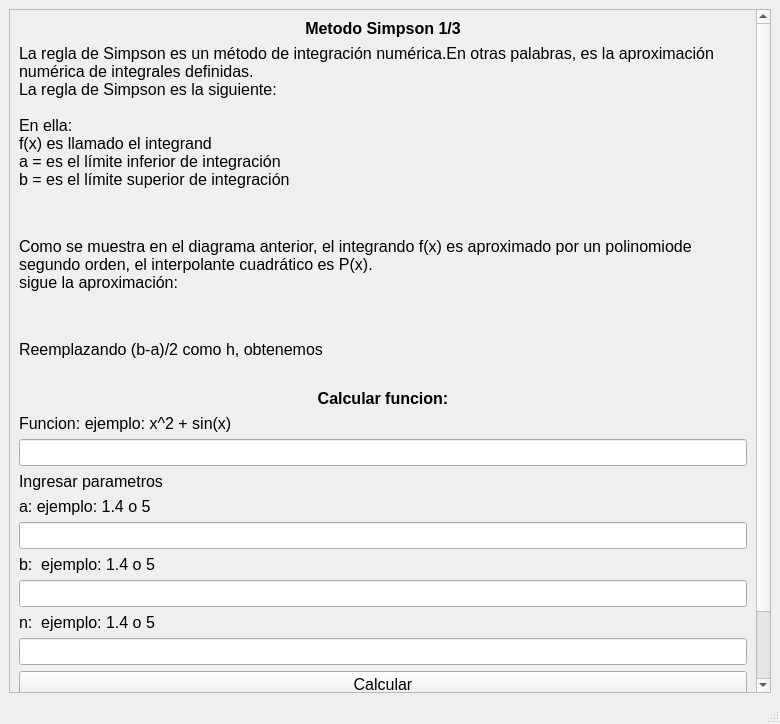
<?xml version="1.0" encoding="UTF-8"?>
<ui version="4.0">
 <class>simpson_13</class>
 <widget class="QMainWindow" name="simpson_13">
  <property name="geometry">
   <rect>
    <x>0</x>
    <y>0</y>
    <width>780</width>
    <height>724</height>
   </rect>
  </property>
  <property name="windowTitle">
   <string>MainWindow</string>
  </property>
  <widget class="QWidget" name="centralwidget">
   <layout class="QVBoxLayout" name="verticalLayout">
    <item>
     <widget class="QScrollArea" name="scrollArea">
      <property name="widgetResizable">
       <bool>true</bool>
      </property>
      <widget class="QWidget" name="scrollAreaWidgetContents">
       <property name="geometry">
        <rect>
         <x>0</x>
         <y>-632</y>
         <width>743</width>
         <height>1336</height>
        </rect>
       </property>
       <layout class="QGridLayout" name="gridLayout">
        <item row="1" column="0">
         <widget class="QLabel" name="lbl_0">
          <property name="font">
           <font>
            <pointsize>12</pointsize>
           </font>
          </property>
          <property name="text">
           <string>La regla de Simpson es un método de integración numérica.En otras palabras, es la aproximación 
numérica de integrales definidas.
La regla de Simpson es la siguiente:

En ella:
f(x) es llamado el integrand
a = es el límite inferior de integración
b = es el límite superior de integración
</string>
          </property>
         </widget>
        </item>
        <item row="21" column="0">
         <widget class="QLabel" name="result_lbl">
          <property name="font">
           <font>
            <pointsize>14</pointsize>
            <weight>75</weight>
            <bold>true</bold>
           </font>
          </property>
          <property name="text">
           <string>...</string>
          </property>
          <property name="alignment">
           <set>Qt::AlignCenter</set>
          </property>
         </widget>
        </item>
        <item row="0" column="0">
         <widget class="QLabel" name="title_lbl">
          <property name="font">
           <font>
            <pointsize>12</pointsize>
            <weight>75</weight>
            <bold>true</bold>
           </font>
          </property>
          <property name="text">
           <string>Metodo Simpson 1/3</string>
          </property>
          <property name="textFormat">
           <enum>Qt::AutoText</enum>
          </property>
          <property name="alignment">
           <set>Qt::AlignCenter</set>
          </property>
         </widget>
        </item>
        <item row="15" column="0">
         <widget class="QLineEdit" name="b_input">
          <property name="font">
           <font>
            <family>Consolas</family>
            <pointsize>12</pointsize>
           </font>
          </property>
          <property name="text">
           <string/>
          </property>
         </widget>
        </item>
        <item row="18" column="0">
         <widget class="QLineEdit" name="n_input">
          <property name="font">
           <font>
            <family>Consolas</family>
            <pointsize>12</pointsize>
           </font>
          </property>
          <property name="text">
           <string/>
          </property>
         </widget>
        </item>
        <item row="6" column="0" alignment="Qt::AlignHCenter">
         <widget class="QLabel" name="img_2">
          <property name="font">
           <font>
            <pointsize>12</pointsize>
           </font>
          </property>
          <property name="styleSheet">
           <string notr="true">brackground-image: url(:/img_3/images/simpson_13/3.png)</string>
          </property>
          <property name="text">
           <string/>
          </property>
          <property name="pixmap">
           <pixmap resource="simpson_13.qrc">:/img_3/images/simpson_13/3.png</pixmap>
          </property>
          <property name="scaledContents">
           <bool>true</bool>
          </property>
         </widget>
        </item>
        <item row="10" column="0">
         <widget class="QLabel" name="lbl_5">
          <property name="font">
           <font>
            <pointsize>12</pointsize>
           </font>
          </property>
          <property name="text">
           <string>Ingresar parametros</string>
          </property>
         </widget>
        </item>
        <item row="4" column="0" alignment="Qt::AlignHCenter">
         <widget class="QLabel" name="img_1">
          <property name="font">
           <font>
            <pointsize>12</pointsize>
           </font>
          </property>
          <property name="styleSheet">
           <string notr="true">brackground-image: url(:/img_2/images/simpson_13/2.png)</string>
          </property>
          <property name="text">
           <string/>
          </property>
          <property name="pixmap">
           <pixmap resource="simpson_13.qrc">:/img_2/images/simpson_13/2.png</pixmap>
          </property>
          <property name="scaledContents">
           <bool>true</bool>
          </property>
         </widget>
        </item>
        <item row="8" column="0">
         <widget class="QLabel" name="lbl_4">
          <property name="font">
           <font>
            <pointsize>12</pointsize>
           </font>
          </property>
          <property name="text">
           <string>Funcion: ejemplo: x^2 + sin(x)</string>
          </property>
         </widget>
        </item>
        <item row="14" column="0">
         <widget class="QLabel" name="lbl_7">
          <property name="font">
           <font>
            <pointsize>12</pointsize>
           </font>
          </property>
          <property name="text">
           <string>b:  ejemplo: 1.4 o 5</string>
          </property>
         </widget>
        </item>
        <item row="5" column="0">
         <widget class="QLabel" name="lbl_2">
          <property name="font">
           <font>
            <pointsize>12</pointsize>
           </font>
          </property>
          <property name="text">
           <string>Reemplazando (b-a)/2 como h, obtenemos</string>
          </property>
         </widget>
        </item>
        <item row="3" column="0">
         <widget class="QLabel" name="lbl_1">
          <property name="font">
           <font>
            <pointsize>12</pointsize>
           </font>
          </property>
          <property name="text">
           <string>Como se muestra en el diagrama anterior, el integrando f(x) es aproximado por un polinomiode 
segundo orden, el interpolante cuadrático es P(x).
sigue la aproximación:
</string>
          </property>
         </widget>
        </item>
        <item row="2" column="0" alignment="Qt::AlignHCenter|Qt::AlignVCenter">
         <widget class="QLabel" name="img_0">
          <property name="enabled">
           <bool>true</bool>
          </property>
          <property name="font">
           <font>
            <pointsize>12</pointsize>
           </font>
          </property>
          <property name="focusPolicy">
           <enum>Qt::NoFocus</enum>
          </property>
          <property name="styleSheet">
           <string notr="true">image: url(:/img_1/images/simpson_13/1.png)</string>
          </property>
          <property name="text">
           <string/>
          </property>
          <property name="pixmap">
           <pixmap resource="simpson_13.qrc">:/img_1/images/simpson_13/1.png</pixmap>
          </property>
          <property name="scaledContents">
           <bool>true</bool>
          </property>
          <property name="wordWrap">
           <bool>false</bool>
          </property>
         </widget>
        </item>
        <item row="11" column="0">
         <widget class="QLabel" name="lbl_6">
          <property name="font">
           <font>
            <pointsize>12</pointsize>
           </font>
          </property>
          <property name="text">
           <string>a: ejemplo: 1.4 o 5</string>
          </property>
         </widget>
        </item>
        <item row="17" column="0">
         <widget class="QLabel" name="lbl_8">
          <property name="font">
           <font>
            <pointsize>12</pointsize>
           </font>
          </property>
          <property name="text">
           <string>n:  ejemplo: 1.4 o 5</string>
          </property>
         </widget>
        </item>
        <item row="9" column="0">
         <widget class="QLineEdit" name="f_input">
          <property name="font">
           <font>
            <family>Consolas</family>
            <pointsize>12</pointsize>
           </font>
          </property>
          <property name="text">
           <string/>
          </property>
         </widget>
        </item>
        <item row="12" column="0">
         <widget class="QLineEdit" name="a_input">
          <property name="font">
           <font>
            <family>Consolas</family>
            <pointsize>12</pointsize>
           </font>
          </property>
          <property name="text">
           <string/>
          </property>
         </widget>
        </item>
        <item row="19" column="0">
         <widget class="QPushButton" name="submit_btn">
          <property name="font">
           <font>
            <pointsize>12</pointsize>
           </font>
          </property>
          <property name="text">
           <string>Calcular</string>
          </property>
         </widget>
        </item>
        <item row="7" column="0">
         <widget class="QLabel" name="lbl_3">
          <property name="font">
           <font>
            <pointsize>12</pointsize>
            <weight>75</weight>
            <bold>true</bold>
           </font>
          </property>
          <property name="text">
           <string>Calcular funcion:</string>
          </property>
          <property name="alignment">
           <set>Qt::AlignCenter</set>
          </property>
         </widget>
        </item>
        <item row="20" column="0">
         <widget class="QPushButton" name="graph_btn">
          <property name="font">
           <font>
            <pointsize>12</pointsize>
           </font>
          </property>
          <property name="text">
           <string>Graficar</string>
          </property>
         </widget>
        </item>
       </layout>
      </widget>
     </widget>
    </item>
   </layout>
  </widget>
  <widget class="QStatusBar" name="statusbar"/>
 </widget>
 <resources>
  <include location="simpson_13.qrc"/>
 </resources>
 <connections/>
</ui>
